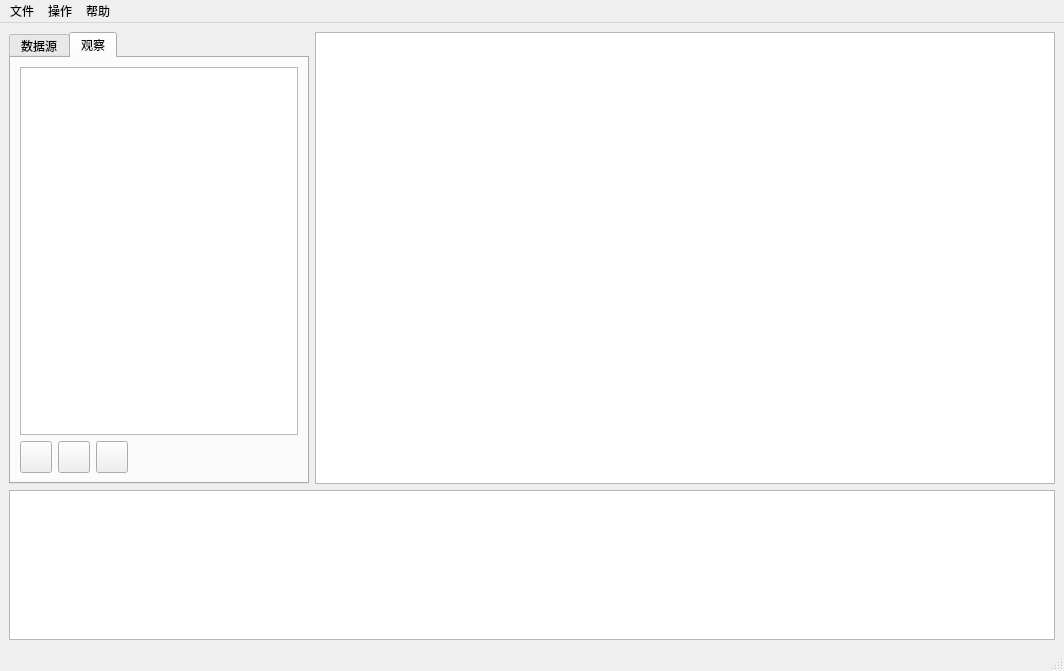
<?xml version="1.0" encoding="UTF-8"?>
<ui version="4.0">
 <class>Monitor</class>
 <widget class="QMainWindow" name="Monitor">
  <property name="geometry">
   <rect>
    <x>0</x>
    <y>0</y>
    <width>1064</width>
    <height>671</height>
   </rect>
  </property>
  <property name="windowTitle">
   <string>MainWindow</string>
  </property>
  <widget class="QWidget" name="centralwidget">
   <layout class="QVBoxLayout" name="verticalLayout_5">
    <item>
     <layout class="QVBoxLayout" name="mainLayout" stretch="3,1">
      <item>
       <layout class="QHBoxLayout" name="topLayout" stretch="1,3">
        <item>
         <widget class="QTabWidget" name="tabWidget">
          <property name="minimumSize">
           <size>
            <width>300</width>
            <height>0</height>
           </size>
          </property>
          <property name="maximumSize">
           <size>
            <width>300</width>
            <height>16777215</height>
           </size>
          </property>
          <property name="currentIndex">
           <number>1</number>
          </property>
          <widget class="QWidget" name="SourceTab">
           <attribute name="title">
            <string>数据源</string>
           </attribute>
           <layout class="QVBoxLayout" name="verticalLayout">
            <item>
             <layout class="QHBoxLayout" name="horizontalLayout_11" stretch="1,3">
              <item>
               <widget class="QLabel" name="DataSourceLabel">
                <property name="text">
                 <string>数据源</string>
                </property>
               </widget>
              </item>
              <item>
               <widget class="QComboBox" name="DataSourceList">
                <property name="minimumSize">
                 <size>
                  <width>0</width>
                  <height>30</height>
                 </size>
                </property>
                <property name="maximumSize">
                 <size>
                  <width>16777215</width>
                  <height>30</height>
                 </size>
                </property>
               </widget>
              </item>
             </layout>
            </item>
            <item>
             <layout class="QHBoxLayout" name="horizontalLayout_12" stretch="1,3">
              <item>
               <widget class="QLabel" name="COMLabel">
                <property name="text">
                 <string>COM口</string>
                </property>
               </widget>
              </item>
              <item>
               <widget class="QComboBox" name="COMList">
                <property name="minimumSize">
                 <size>
                  <width>0</width>
                  <height>30</height>
                 </size>
                </property>
                <property name="maximumSize">
                 <size>
                  <width>16777215</width>
                  <height>30</height>
                 </size>
                </property>
               </widget>
              </item>
             </layout>
            </item>
            <item>
             <layout class="QHBoxLayout" name="horizontalLayout_13" stretch="1,3">
              <item>
               <widget class="QLabel" name="BaudrateLabel">
                <property name="text">
                 <string>波特率</string>
                </property>
               </widget>
              </item>
              <item>
               <widget class="QComboBox" name="BaudrateList">
                <property name="minimumSize">
                 <size>
                  <width>0</width>
                  <height>30</height>
                 </size>
                </property>
                <property name="maximumSize">
                 <size>
                  <width>16777215</width>
                  <height>30</height>
                 </size>
                </property>
               </widget>
              </item>
             </layout>
            </item>
            <item>
             <layout class="QHBoxLayout" name="horizontalLayout_14" stretch="1,3">
              <item>
               <widget class="QLabel" name="SourceDetailLabel">
                <property name="text">
                 <string>描述</string>
                </property>
               </widget>
              </item>
              <item>
               <widget class="QTextBrowser" name="SourceDetail">
                <property name="minimumSize">
                 <size>
                  <width>0</width>
                  <height>30</height>
                 </size>
                </property>
                <property name="maximumSize">
                 <size>
                  <width>16777215</width>
                  <height>30</height>
                 </size>
                </property>
                <property name="contextMenuPolicy">
                 <enum>Qt::NoContextMenu</enum>
                </property>
                <property name="acceptDrops">
                 <bool>false</bool>
                </property>
                <property name="inputMethodHints">
                 <set>Qt::ImhMultiLine</set>
                </property>
                <property name="verticalScrollBarPolicy">
                 <enum>Qt::ScrollBarAlwaysOff</enum>
                </property>
                <property name="horizontalScrollBarPolicy">
                 <enum>Qt::ScrollBarAlwaysOff</enum>
                </property>
               </widget>
              </item>
             </layout>
            </item>
            <item>
             <layout class="QHBoxLayout" name="horizontalLayout_16" stretch="1,3">
              <item>
               <widget class="QLabel" name="IPAddressLabel">
                <property name="text">
                 <string>IP地址</string>
                </property>
               </widget>
              </item>
              <item>
               <widget class="QLineEdit" name="IPAddressEdit">
                <property name="minimumSize">
                 <size>
                  <width>0</width>
                  <height>30</height>
                 </size>
                </property>
                <property name="maximumSize">
                 <size>
                  <width>16777215</width>
                  <height>30</height>
                 </size>
                </property>
               </widget>
              </item>
             </layout>
            </item>
            <item>
             <layout class="QHBoxLayout" name="horizontalLayout_17" stretch="1,3">
              <item>
               <widget class="QLabel" name="PortLabel">
                <property name="text">
                 <string>端口</string>
                </property>
               </widget>
              </item>
              <item>
               <widget class="QSpinBox" name="PortEdit">
                <property name="minimumSize">
                 <size>
                  <width>0</width>
                  <height>30</height>
                 </size>
                </property>
                <property name="maximumSize">
                 <size>
                  <width>16777215</width>
                  <height>30</height>
                 </size>
                </property>
               </widget>
              </item>
             </layout>
            </item>
            <item>
             <spacer name="verticalSpacer_3">
              <property name="orientation">
               <enum>Qt::Vertical</enum>
              </property>
              <property name="sizeHint" stdset="0">
               <size>
                <width>13</width>
                <height>267</height>
               </size>
              </property>
             </spacer>
            </item>
            <item>
             <widget class="QPushButton" name="ConnectButton">
              <property name="minimumSize">
               <size>
                <width>0</width>
                <height>40</height>
               </size>
              </property>
              <property name="maximumSize">
               <size>
                <width>16777215</width>
                <height>40</height>
               </size>
              </property>
              <property name="text">
               <string>连接</string>
              </property>
             </widget>
            </item>
           </layout>
          </widget>
          <widget class="QWidget" name="ObserverTab">
           <attribute name="title">
            <string>观察</string>
           </attribute>
           <layout class="QVBoxLayout" name="verticalLayout_8">
            <item>
             <widget class="QListWidget" name="ObservedList">
             </widget>
            </item>
            <item>
             <layout class="QHBoxLayout" name="horizontalLayout_15">
              <item>
               <widget class="QToolButton" name="AddButton">
                <property name="minimumSize">
                 <size>
                  <width>32</width>
                  <height>32</height>
                 </size>
                </property>
                <property name="text">
                 <string/>
                </property>
                <property name="icon">
                 <iconset resource="Monitor_Resource.qrc">
                  <normaloff>:/edit.png</normaloff>:/edit.png</iconset>
                </property>
                <property name="iconSize">
                 <size>
                  <width>24</width>
                  <height>24</height>
                 </size>
                </property>
               </widget>
              </item>
              <item>
               <widget class="QToolButton" name="DeleteButton">
                <property name="minimumSize">
                 <size>
                  <width>32</width>
                  <height>32</height>
                 </size>
                </property>
                <property name="text">
                 <string/>
                </property>
                <property name="icon">
                 <iconset resource="Monitor_Resource.qrc">
                  <normaloff>:/delete.png</normaloff>:/delete.png</iconset>
                </property>
                <property name="iconSize">
                 <size>
                  <width>24</width>
                  <height>24</height>
                 </size>
                </property>
               </widget>
              </item>
              <item>
               <widget class="QToolButton" name="FilterButton">
                <property name="minimumSize">
                 <size>
                  <width>32</width>
                  <height>32</height>
                 </size>
                </property>
                <property name="text">
                 <string/>
                </property>
                <property name="icon">
                 <iconset resource="Monitor_Resource.qrc">
                  <normaloff>:/filter.png</normaloff>:/filter.png</iconset>
                </property>
                <property name="iconSize">
                 <size>
                  <width>24</width>
                  <height>24</height>
                 </size>
                </property>
               </widget>
              </item>
              <item>
               <spacer name="horizontalSpacer">
                <property name="orientation">
                 <enum>Qt::Horizontal</enum>
                </property>
                <property name="sizeHint" stdset="0">
                 <size>
                  <width>40</width>
                  <height>20</height>
                 </size>
                </property>
               </spacer>
              </item>
             </layout>
            </item>
           </layout>
          </widget>
         </widget>
        </item>
        <item>
         <widget class="QChartView" name="Chart"/>
        </item>
       </layout>
      </item>
      <item>
       <widget class="QTextBrowser" name="RawData"/>
      </item>
     </layout>
    </item>
   </layout>
  </widget>
  <widget class="QMenuBar" name="menubar">
   <property name="geometry">
    <rect>
     <x>0</x>
     <y>0</y>
     <width>1064</width>
     <height>22</height>
    </rect>
   </property>
   <widget class="QMenu" name="menu">
    <property name="title">
     <string>文件</string>
    </property>
    <addaction name="DataIn"/>
    <addaction name="DataOut"/>
   </widget>
   <widget class="QMenu" name="menu_2">
    <property name="title">
     <string>操作</string>
    </property>
    <addaction name="GenerateShot"/>
    <addaction name="ChartSettings"/>
   </widget>
   <widget class="QMenu" name="menu_3">
    <property name="title">
     <string>帮助</string>
    </property>
    <addaction name="AboutMenu"/>
   </widget>
   <addaction name="menu"/>
   <addaction name="menu_2"/>
   <addaction name="menu_3"/>
  </widget>
  <widget class="QStatusBar" name="statusbar">
   <property name="sizeGripEnabled">
    <bool>true</bool>
   </property>
  </widget>
  <action name="DataIn">
   <property name="icon">
    <iconset resource="Monitor_Resource.qrc">
     <normaloff>:/load.png</normaloff>:/load.png</iconset>
   </property>
   <property name="text">
    <string>导入设置</string>
   </property>
   <property name="iconVisibleInMenu">
    <bool>true</bool>
   </property>
  </action>
  <action name="DataOut">
   <property name="icon">
    <iconset resource="Monitor_Resource.qrc">
     <normaloff>:/save.png</normaloff>:/save.png</iconset>
   </property>
   <property name="text">
    <string>导出设置</string>
   </property>
   <property name="iconVisibleInMenu">
    <bool>true</bool>
   </property>
  </action>
  <action name="AboutMenu">
   <property name="icon">
    <iconset resource="Monitor_Resource.qrc">
     <normaloff>:/about.png</normaloff>:/about.png</iconset>
   </property>
   <property name="text">
    <string>关于</string>
   </property>
   <property name="iconVisibleInMenu">
    <bool>true</bool>
   </property>
  </action>
  <action name="GenerateShot">
   <property name="icon">
    <iconset resource="Monitor_Resource.qrc">
     <normaloff>:/shot.png</normaloff>:/shot.png</iconset>
   </property>
   <property name="text">
    <string>生成截图</string>
   </property>
   <property name="iconVisibleInMenu">
    <bool>true</bool>
   </property>
  </action>
  <action name="ChartSettings">
   <property name="icon">
    <iconset resource="Monitor_Resource.qrc">
     <normaloff>:/settings.png</normaloff>:/settings.png</iconset>
   </property>
   <property name="text">
    <string>画布设置</string>
   </property>
   <property name="iconVisibleInMenu">
    <bool>true</bool>
   </property>
  </action>
 </widget>
 <customwidgets>
  <customwidget>
   <class>QChartView</class>
   <extends>QGraphicsView</extends>
   <header>QtCharts.h</header>
  </customwidget>
 </customwidgets>
 <resources>
  <include location="Monitor_Resource.qrc"/>
 </resources>
 <connections/>
</ui>
